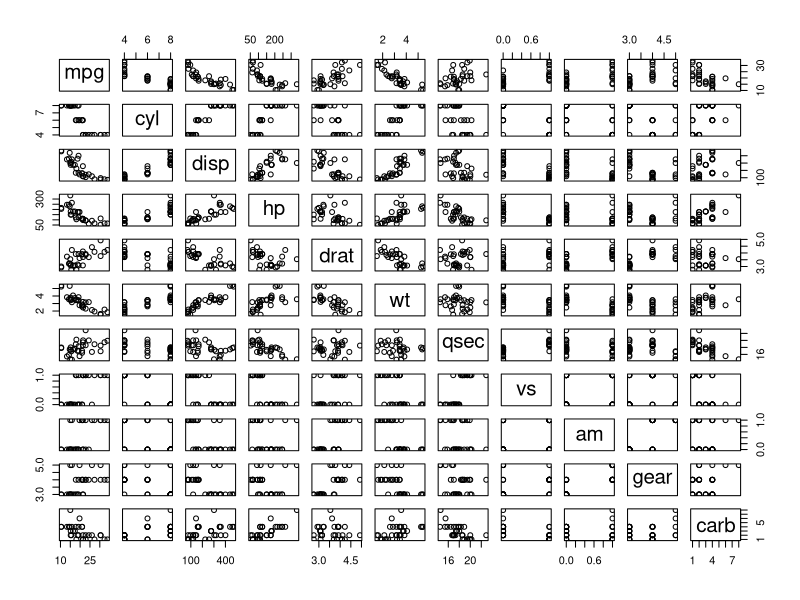
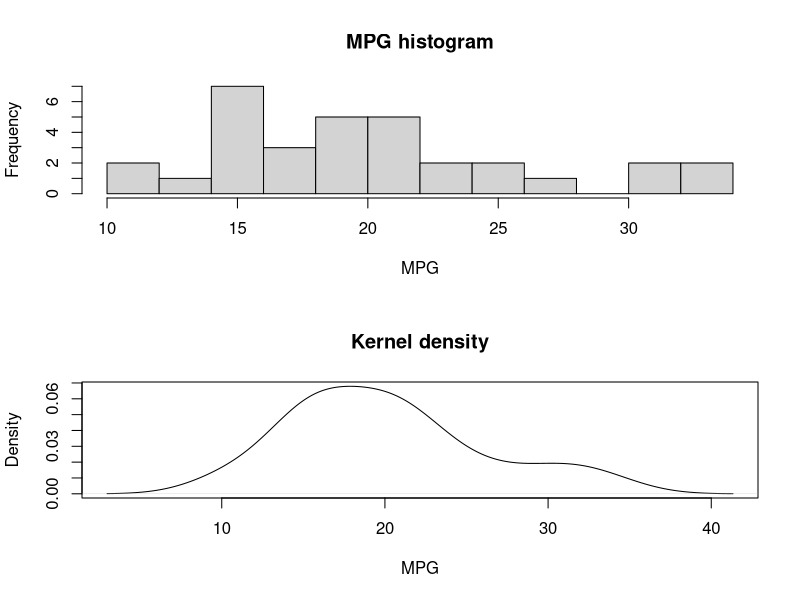
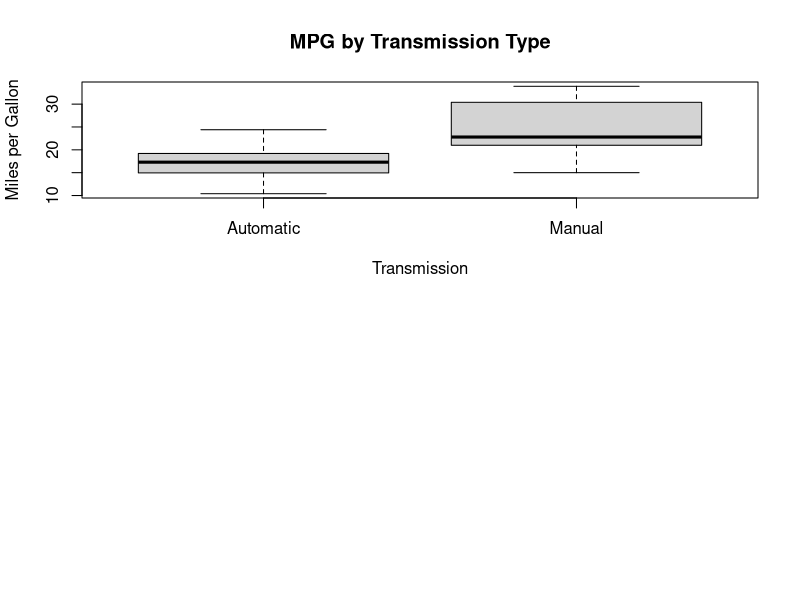

The R script that drew these images, in order:
## ---- chunk 1
library(datasets)
data(mtcars)
## ---- chunk 2
summary(mtcars)
## ---- chunk 3
pairs(mtcars)
## ---- chunk 4
par(mfrow=c(2,1))
hist(mtcars$mpg, breaks=10, xlab="MPG", main="MPG histogram")
plot(density(mtcars$mpg), main="Kernel density", xlab="MPG")
## ---- chunk 5
boxplot(mpg ~ am,
	data = mtcars,
	xlab = "Transmission",
	ylab = "Miles per Gallon",
	main = "MPG by Transmission Type",
	names = c("Automatic", "Manual")
)
